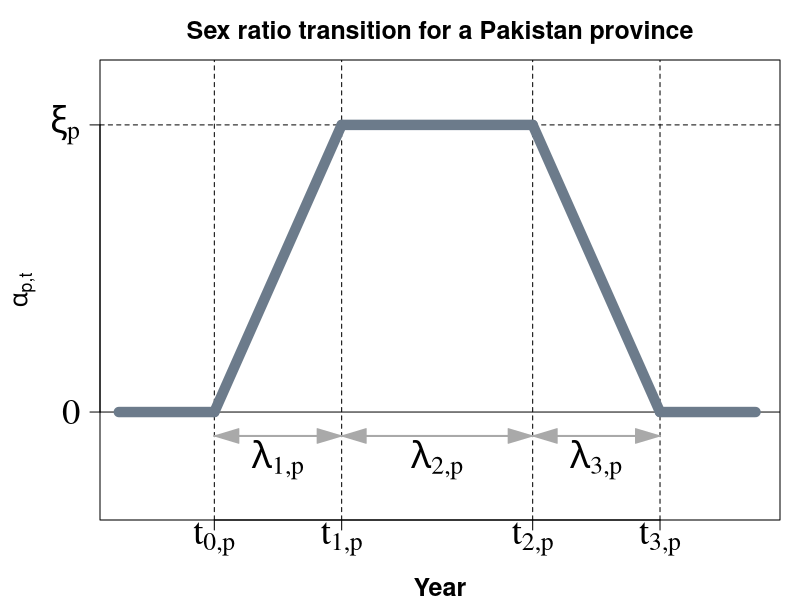

This figure's R source:

##############################################################################
# Levels and trends estimate of sex ratio at birth for seven provinces of Pakistan 
# from 1980 to 2020 with scenario-based probabilistic projections 
# of missing female birth to 2050: A Bayesian modeling approach
#
# Code constructed by: Fengqing CHAO
# Code last revised by: Qiqi Qiang on 30 Aug 2025
#
# plot_AdjModelSetting.R
# 
# This script illustrates plot for adjustment model setting
#
# used for which run: Main.run
#
# this script is called by any other scripts: main_output.R
#
# this script calls other scripts: null
#
# functions called: null
# 
# input data: null
#
# output data: output/fig/AdjModelSetting_tech_PAK.pdf
#
###############################################################################

## illustration plot for adjustment model setting ##

plot.dir <- "Your own work dictionary"
# install.packages("shape", dependencies = TRUE)
library(shape)

t0 <- 0
t1 <- 30
t2 <- 70
t3 <- 130
t4 <- 170
t.max <- 200

a1 <- 20
a2 <- 80
a.max <- 90
a.arrow1 <- 15
a.arrow2 <- 85
a.text1 <- a.arrow1 - 5
a.text2 <- a.arrow2 + 6

lwd.adj <- 10
lwd.arrow <- 2

col.adj <- "slategray4"
col.arrow <- "darkgray"

cex.symbol <- 2.2

arrow.length <- 0.5
arrow.width <- 0.3

########################################################################
########################################################################
pdf(paste0(plot.dir, "AdjModelSetting_tech_PAK.pdf"))
par(mar = c(4, 5, 3, 1), las = 1, cex.main = 1.5, cex.lab = 1.5, cex.axis = cex.symbol,
    font.lab = 2)
plot(y = 1:a.max, x = seq(2, t.max, t.max / a.max),
     type = "n", xaxt = "n", yaxt = "n",
     xlab = "Year", ylab = expression(alpha[paste(p,',',t)]), main = "Sex ratio transition for a Pakistan province")
axis(1, at = c(t1, t2, t3, t4), cex = 2.2,
     labels = c(expression(t[paste(0,',',p)]),
                expression(t[paste(1,',',p)]),
                expression(t[paste(2,',',p)]),
                expression(t[paste(3,',',p)])),
     col = 'black', col.axis = 1, col.ticks = 'black',
     font = 4, family = 'serif')
axis(2, at = c(a1, a2), cex = cex.symbol,
     labels = c(0, expression(xi[p])),
     col = 'black', col.axis = 1, col.ticks = 'black',
     font = 4, family = 'serif')

abline(h = a1)
abline(v = c(t1, t2, t3, t4), lty = 2)
abline(h = a2, lty = 2)
segments(x0 = t0, y0 = a1, x1 = t1, y1 = a1, lwd = lwd.adj, col = col.adj)
segments(x0 = t1, y0 = a1, x1 = t2, y1 = a2, lwd = lwd.adj, col = col.adj)
segments(x0 = t2, y0 = a2, x1 = t3, y1 = a2, lwd = lwd.adj, col = col.adj)
segments(x0 = t3, y0 = a2, x1 = t4, y1 = a1, lwd = lwd.adj, col = col.adj)
segments(x0 = t4, y0 = a1, x1 = t.max, y1 = a1, lwd = lwd.adj, col = col.adj)

segments(x0 = t1, y0 = a.arrow1, x1 = t4, y1 = a.arrow1,
         lwd = lwd.arrow, col = col.arrow)

Arrowhead(x0 = t1, y0 = a.arrow1, angle = 180, arr.length = arrow.length,
          arr.width = arrow.width, arr.adj = 1, arr.type = "triangle",
          lcol = col.arrow, arr.lwd = 1)
Arrowhead(x0 = t2, y0 = a.arrow1, angle = 0, arr.length = arrow.length,
          arr.width = arrow.width, arr.adj = 1, arr.type = "triangle",
          lcol = col.arrow, arr.lwd = 1)

Arrowhead(x0 = t2, y0 = a.arrow1, angle = 180, arr.length = arrow.length,
          arr.width = arrow.width, arr.adj = 1, arr.type = "triangle",
          lcol = col.arrow, arr.lwd = 1)
Arrowhead(x0 = t3, y0 = a.arrow1, angle = 0, arr.length = arrow.length,
          arr.width = arrow.width, arr.adj = 1, arr.type = "triangle",
          lcol = col.arrow, arr.lwd = 1)

Arrowhead(x0 = t3, y0 = a.arrow1, angle = 180, arr.length = arrow.length,
          arr.width = arrow.width, arr.adj = 1, arr.type = "triangle",
          lcol = col.arrow, arr.lwd = 1)
Arrowhead(x0 = t4, y0 = a.arrow1, angle = 0, arr.length = arrow.length,
          arr.width = arrow.width, arr.adj = 1, arr.type = "triangle",
          lcol = col.arrow, arr.lwd = 1)

text(x = (t1+t2)/2, y = a.text1, labels = expression(lambda[paste(1,',',p)]),
     col = 1, font = 4, family = 'serif', cex = cex.symbol)
text(x = (t2+t3)/2, y = a.text1, labels = expression(lambda[paste(2,',',p)]),
     col = 1, font = 4, family = 'serif', cex = cex.symbol)
text(x = (t3+t4)/2, y = a.text1, labels = expression(lambda[paste(3,',',p)]),
     col = 1, font = 4, family = 'serif', cex = cex.symbol)
dev.off()

## the end ##


